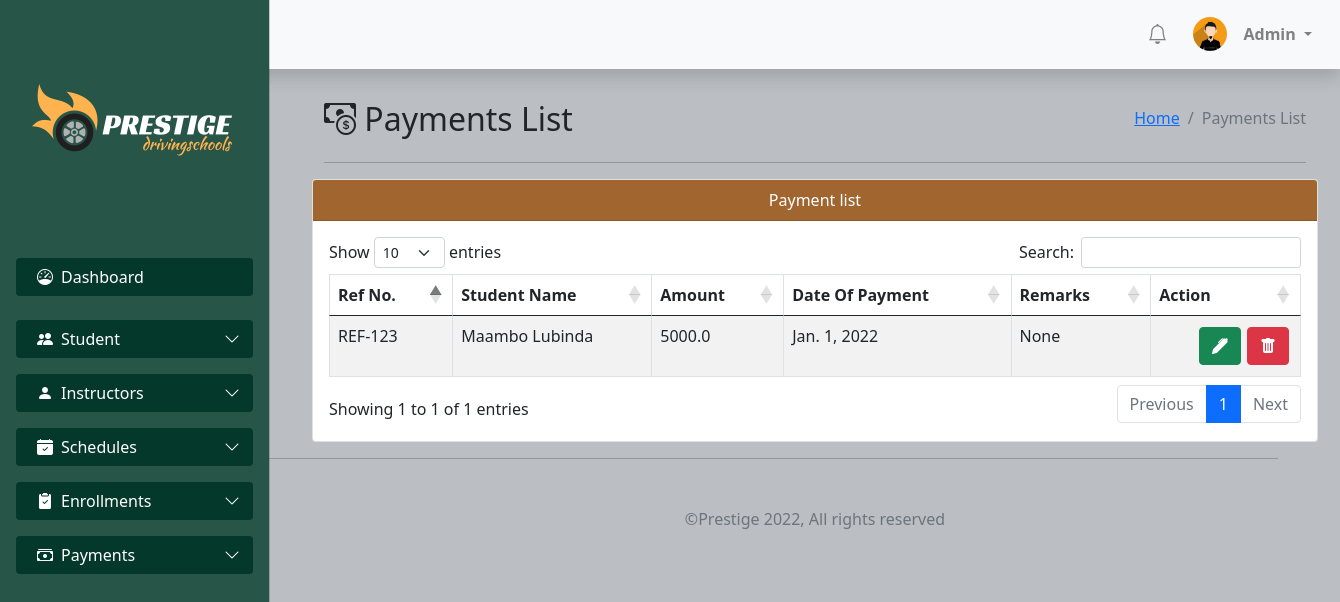
The page /manage-payment (signed in) on the database its author committed.
### DrivingSchool/models.py (models this page shows, shortened)
class payment(models.Model):
    payment_code = models.CharField(max_length=100, null = True)
    payment_date = models.DateField(max_length=100, null = True)
    student = models.ForeignKey(student, null = True, on_delete=models.SET_NULL)
    price_paid = models.FloatField(null = True)
    remarks = models.CharField(max_length=300, null = True, blank=True)
    date_created = models.DateTimeField(auto_now_add=True)

class student(models.Model):
    STATUS = (
        ('Active', 'Active'),
        ('Inactive', 'Inactive'),
    )
    GENDER = (
        ('Male', 'Male'),
        ('Female', 'Female'),
    )
    name = models.CharField(max_length=100, null = True)
    contact = models.CharField(max_length=200, null = True)
    address = models.CharField(max_length=200, null = True)
    email = models.CharField(max_length=200, null = True)
    username = models.CharField(max_length=200, null= True)
    gender = models.CharField(max_length=100, null = True, choices = GENDER)
    birthday = models.DateField(null = True)
    date_created = models.DateTimeField(auto_now_add=True)
    status = models.CharField(max_length=100, null = True, choices = STATUS)
    def __str__(self):
        return self.name

### DrivingSchool/decorators.py (the view)
    def wrapper_func(request, *args, **kwargs):
        group = None
        if request.user.groups.exists():
            group = request.user.groups.all()[0].name
        if group == 'Students':
            return redirect('student')
        if group == 'Instructors':
            return redirect('instructor')
        if group == 'Admins':
            return view_func(request, *args, **kwargs)

### DrivingSchool/views.py (called while the page is built)
@login_required(login_url='login')
@admin_only
def managePaymentPage(request):
    payments = payment.objects.all()
    return render(request, 'drivingschool/admin-dashboard/manage-payment.html', {'payments':payments})

### templates/drivingschool/admin-dashboard/manage-payment.html (shortened to what this page needs)
{% extends 'drivingschool/admin-dashboard/main.html' %}
{% load static %}
{% block content %}
<div class="content">
    <div class="container-fluid">
        <div class="d-flex justify-content-between align-items-end">
            <div class="">
                <h2>
                    <span><i class="bi bi-cash-coin"></i></span>
                    Payments List
                </h2>
            </div>
            <div class="">
                <ol class="breadcrumb float-sm-right">
                    <li class="breadcrumb-item"><a href="/">Home</a></li>
                    <li class="breadcrumb-item active">Payments List</li>
                </ol>
                </div>
        </div><hr>
    </div>
    <div class="row">
        <div class="col-md-12">
            <div class="card">
                <div class="card-header text-center">Payment list</div>
                <div class="card-body">
                    <div class="table-responsive">
                        <table class="table table-striped table-bordered" id="myTable">
                            <thead>
                                <tr>
                                <th scope="col">Ref No.</th>
                                <th scope="col">Student Name</th>
                                <th scope="col">Amount</th>
                                <th scope="col">Date Of Payment</th>
                                <th scope="col">Remarks</th>
                                <th scope="col">Action</th>
                                </tr>
                            </thead>
                            <tbody>
                                {% for payment in payments %}
                                <tr>
                                    <td scope="row">{{payment.payment_code}}</td>
                                    <td>
                                        {{payment.student}}
                                    </td>
                                    <td>{{payment.price_paid}}</td>
                                    <td>
                                        {{payment.payment_date}}
                                    </td>
                                    <td>{{payment.remarks}}</td>
                                    <td>
                                        <div class="d-flex justify-content-end">
                                            <div style="margin: 3px;">
                                                <a href="{% url 'update-payment' payment.id %}" class="btn btn-success">
                                                    <i class="bi bi-pen-fill"></i>
                                                </a>
                                            </div>
                                            <div style="margin: 3px;">
                                                <form action="{% url 'delete-payment' payment.id %}" method="POST">
                                                    <button type="submit" class="btn btn-danger">
                                                        <i class="bi bi-trash-fill"></i>
                                                    </button>
                                                </form>
                                                </div>
                                            </div>
                                        </div>
                                {% endfor %}
                    </div>
                </div>
            </div>
        </div>
    </div>
{% endblock %}

### templates/drivingschool/admin-dashboard/header.html (shortened to what this page needs)
{% load static %}
<nav class="navbar navbar-expand-lg navbar-light bg-light shadow fixed-top">
  <div class="container-fluid">
    <a class="navbar-brand fw-bold" href="/">
      <span>
      </span>
    </a>
    <ul class="nav justify-content-end align-items-center">
      <a href="#" style="color: grey">
        <span style="font-size: 20px; margin-right: 10px">
          <i class="bi bi-bell">
          </i>
        </span>
      </a>
      <li class="nav-item">
        <a class="nav-link" href="#">
          <img src="{% static 'images/avatar.jpg'%}" alt="" style="height: 34px; width: 34px; border-radius: 50%;">
        </a>
      </li>
      <li class="nav-item">
        <div class="dropdown">
          <a class="dropdown-toggle me-3" href="#"  id="dropdownMenuLink" data-bs-toggle="dropdown" aria-expanded="false" style="text-decoration: none; color: grey;">
            <strong>{{request.user}}</strong>
          </a>
        </div>
      </li>
    </ul>
  </div>
</nav>
<div class="offcanvas offcanvas-start sidebar-nav" tabindex="-1" id="offcanvasExample" aria-labelledby="offcanvasExampleLabel" data-bs-backdrop="false">
  <div class="offcanvas-body">
    <div class="offcanvas-header">
      <a class="navbar-brand" href="/">
        <span>
          <img src="{% static 'images/logo3.png'%}" alt="">
        </span>
      </a>
    </div>
    <nav class="navbar-dark">
      <ul class="navbar-nav">
        <li class="nav-item">
          <a class="" aria-current="page" href="/">
            <button class="w-100 btn mb-3 sidebtn" type="button" data-bs-toggle="offcanvas" data-bs-target="#offcanvasExample" aria-controls="offcanvasExample">
              <div class="d-flex align-items-start ms-2">
                <span class="me-2"><i class="bi bi-speedometer"></i></span>
                Dashboard
              </div>
            </button>
          </a>
        </li>
        <li class="nav-item">
          <a class="nav-link sidebar-link" data-bs-toggle="collapse" href="#collapseExample" role="button" aria-expanded="false" aria-controls="collapseExample">
            <button class="w-100 btn sidebtn" type="button">
              <div class="d-flex align-items-start ms-2">
                <span class="me-2">
                  <i class="bi bi-people-fill"></i>
                </span>
                Student
                <span class="dropdown-icon ms-auto">
                  <i class="bi bi-chevron-down"></i>
                </span>
              </div>
            </button>
          </a>
        </li>
        <li class="nav-item">
          <a class="nav-link sidebar-link" data-bs-toggle="collapse" href="#collapseExample" role="button" aria-expanded="false" aria-controls="collapseExample">
            <button class="w-100 btn sidebtn" type="button">
              <div class="d-flex align-items-start ms-2">
                <span class="me-2">
                  <i class="bi bi-person-fill"></i>
                </span>
                Instructors
                <span class="dropdown-icon ms-auto">
                  <i class="bi bi-chevron-down"></i>
                </span>
              </div>
            </button>
          </a>
        </li>
        <li class="nav-item">
          <a class="nav-link sidebar-link" data-bs-toggle="collapse" href="#scheduleCollapse" role="button" aria-expanded="false" aria-controls="scheduleCollapse">
            <button class="w-100 btn sidebtn" type="button">
              <div class="d-flex align-items-start ms-2">
                <span class="me-2">
                  <i class="bi bi-calendar-check-fill"></i>
                </span>
                Schedules
                <span class="dropdown-icon ms-auto">
                  <i class="bi bi-chevron-down"></i>
                </span>
              </div>
            </button>
          </a>
        </li>
        <li class="nav-item">
          <a class="nav-link sidebar-link" data-bs-toggle="collapse" href="#enrollCollapse" role="button" aria-expanded="false" aria-controls="enrollCollapse">
            <button class="w-100 btn sidebtn" type="button">
              <div class="d-flex align-items-start ms-2">
                <span class="me-2">
                  <i class="bi bi-clipboard2-check-fill"></i>
                </span>
                Enrollments
                <span class="dropdown-icon ms-auto">
                  <i class="bi bi-chevron-down"></i>
                </span>
              </div>
            </button>
          </a>
        </li>
        <li class="nav-item">
          <a class="nav-link sidebar-link" data-bs-toggle="collapse" href="#paymentCollapse" role="button" aria-expanded="false" aria-controls="paymentCollapse">
            <button class="w-100 btn sidebtn" type="button">
              <div class="d-flex align-items-start ms-2">
                <span class="me-2">
                  <i class="bi bi-cash-stack"></i>
                </span>
                Payments
                <span class="dropdown-icon ms-auto">
                  <i class="bi bi-chevron-down"></i>
                </span>
              </div>
            </button>
          </a>
        </li>
      </ul>
    </nav>
  </div>
</div>

### static/css/mystyles.css (style rules this page uses)
body { background-color: #bbbec2; }
.card-header { background-color: #a1642efd; color: #fff; }
.content { margin-top: 100px; }
@media (min-width: 992px) { .content { margin-left: 150px; margin-right: -40px; } }

### templates/drivingschool/admin-dashboard/header.html (style rules this page uses)
:root { --offcanvas-width: 270px; --topNavbarHeight: 0px; }
.sidebar-nav { width: var(--offcanvas-width); }
.sidebar-link { display: flex; align-items: center }
.sidebar-link .dropdown-icon { display: inline-flex; transition: all ease 0.2s; }
.nav-link { margin: 0; }
.offcanvas { background-color: #275547; }
button { position: relative; z-index: 1; border: none; }
button::after { position: absolute; content: ''; z-index: -1; }
.sidebtn { background-color: #04382b; color: #fff; }
@media (min-width: 992px) { .sidebar-nav { transform: none; visibility: visible !important; top: var(--topNavbarHeight); transition: all ease 1s; } }
@media (min-width: 992px) { body { overflow: auto !important; } }

### rows shown on the page
payment: payment_code "REF-123", student "Maambo Lubinda", price_paid "5000.0", payment_date "Jan. 1, 2022", remarks "None"

### other values the page prints
{{ request.user }} "Admin"
